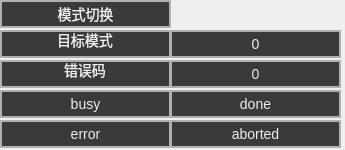
<?xml version="1.0" encoding="UTF-8"?>
<ui version="4.0">
 <class>jmcWtmtCCWidget</class>
 <widget class="QWidget" name="jmcWtmtCCWidget">
  <property name="geometry">
   <rect>
    <x>0</x>
    <y>0</y>
    <width>345</width>
    <height>150</height>
   </rect>
  </property>
  <property name="windowTitle">
   <string>Form</string>
  </property>
  <widget class="QLineEdit" name="name_3">
   <property name="enabled">
    <bool>false</bool>
   </property>
   <property name="geometry">
    <rect>
     <x>0</x>
     <y>30</y>
     <width>171</width>
     <height>28</height>
    </rect>
   </property>
   <property name="styleSheet">
    <string notr="true"> 
    background-color: #3a3a3a; /* 更浅的灰色背景 */
    color: #eeeeee; /* 更亮的灰色字体，提高可读性 */
    font-size: 14px; /* 字体大小适中 */
     border: 2px solid #b0b0b0;

</string>
   </property>
   <property name="text">
    <string>目标模式</string>
   </property>
   <property name="alignment">
    <set>Qt::AlignCenter</set>
   </property>
  </widget>
  <widget class="QLineEdit" name="name_4">
   <property name="enabled">
    <bool>false</bool>
   </property>
   <property name="geometry">
    <rect>
     <x>0</x>
     <y>60</y>
     <width>171</width>
     <height>28</height>
    </rect>
   </property>
   <property name="styleSheet">
    <string notr="true"> 
    background-color: #3a3a3a; /* 更浅的灰色背景 */
    color: #eeeeee; /* 更亮的灰色字体，提高可读性 */
    font-size: 14px; /* 字体大小适中 */
     border: 2px solid #b0b0b0;

</string>
   </property>
   <property name="text">
    <string>错误码</string>
   </property>
   <property name="alignment">
    <set>Qt::AlignCenter</set>
   </property>
  </widget>
  <widget class="cSuperBtn" name="Execute">
   <property name="geometry">
    <rect>
     <x>0</x>
     <y>0</y>
     <width>171</width>
     <height>28</height>
    </rect>
   </property>
   <property name="styleSheet">
    <string notr="true"> 
    background-color: #3a3a3a; /* 更浅的灰色背景 */
    color: #eeeeee; /* 更亮的灰色字体，提高可读性 */
    font-size: 14px; /* 字体大小适中 */
     border: 2px solid #b0b0b0;</string>
   </property>
   <property name="text">
    <string>模式切换</string>
   </property>
  </widget>
  <widget class="cSuperBtn" name="error">
   <property name="geometry">
    <rect>
     <x>0</x>
     <y>120</y>
     <width>171</width>
     <height>28</height>
    </rect>
   </property>
   <property name="styleSheet">
    <string notr="true"> 
    background-color: #3a3a3a; /* 更浅的灰色背景 */
    color: #eeeeee; /* 更亮的灰色字体，提高可读性 */
    font-size: 14px; /* 字体大小适中 */
     border: 2px solid #b0b0b0;</string>
   </property>
   <property name="text">
    <string>error</string>
   </property>
  </widget>
  <widget class="cSuperBtn" name="errorCode">
   <property name="geometry">
    <rect>
     <x>170</x>
     <y>60</y>
     <width>171</width>
     <height>28</height>
    </rect>
   </property>
   <property name="styleSheet">
    <string notr="true"> 
    background-color: #3a3a3a; /* 更浅的灰色背景 */
    color: #eeeeee; /* 更亮的灰色字体，提高可读性 */
    font-size: 14px; /* 字体大小适中 */
     border: 2px solid #b0b0b0;</string>
   </property>
   <property name="text">
    <string>0</string>
   </property>
  </widget>
  <widget class="cSuperBtn" name="done">
   <property name="geometry">
    <rect>
     <x>170</x>
     <y>90</y>
     <width>171</width>
     <height>28</height>
    </rect>
   </property>
   <property name="styleSheet">
    <string notr="true"> 
    background-color: #3a3a3a; /* 更浅的灰色背景 */
    color: #eeeeee; /* 更亮的灰色字体，提高可读性 */
    font-size: 14px; /* 字体大小适中 */
     border: 2px solid #b0b0b0;</string>
   </property>
   <property name="text">
    <string>done</string>
   </property>
  </widget>
  <widget class="cSuperBtn" name="aborted">
   <property name="geometry">
    <rect>
     <x>170</x>
     <y>120</y>
     <width>171</width>
     <height>28</height>
    </rect>
   </property>
   <property name="styleSheet">
    <string notr="true"> 
    background-color: #3a3a3a; /* 更浅的灰色背景 */
    color: #eeeeee; /* 更亮的灰色字体，提高可读性 */
    font-size: 14px; /* 字体大小适中 */
     border: 2px solid #b0b0b0;</string>
   </property>
   <property name="text">
    <string>aborted</string>
   </property>
  </widget>
  <widget class="cSuperBtn" name="busy">
   <property name="geometry">
    <rect>
     <x>0</x>
     <y>90</y>
     <width>171</width>
     <height>28</height>
    </rect>
   </property>
   <property name="styleSheet">
    <string notr="true"> 
    background-color: #3a3a3a; /* 更浅的灰色背景 */
    color: #eeeeee; /* 更亮的灰色字体，提高可读性 */
    font-size: 14px; /* 字体大小适中 */
     border: 2px solid #b0b0b0;</string>
   </property>
   <property name="text">
    <string>busy</string>
   </property>
  </widget>
  <widget class="cSuperBtn" name="cmode">
   <property name="geometry">
    <rect>
     <x>170</x>
     <y>30</y>
     <width>171</width>
     <height>28</height>
    </rect>
   </property>
   <property name="styleSheet">
    <string notr="true"> 
    background-color: #3a3a3a; /* 更浅的灰色背景 */
    color: #eeeeee; /* 更亮的灰色字体，提高可读性 */
    font-size: 14px; /* 字体大小适中 */
     border: 2px solid #b0b0b0;</string>
   </property>
   <property name="text">
    <string>0</string>
   </property>
  </widget>
 </widget>
 <customwidgets>
  <customwidget>
   <class>cSuperBtn</class>
   <extends>QPushButton</extends>
   <header>include/cwidget/cSuperBtn.h</header>
  </customwidget>
 </customwidgets>
 <resources/>
 <connections/>
</ui>
